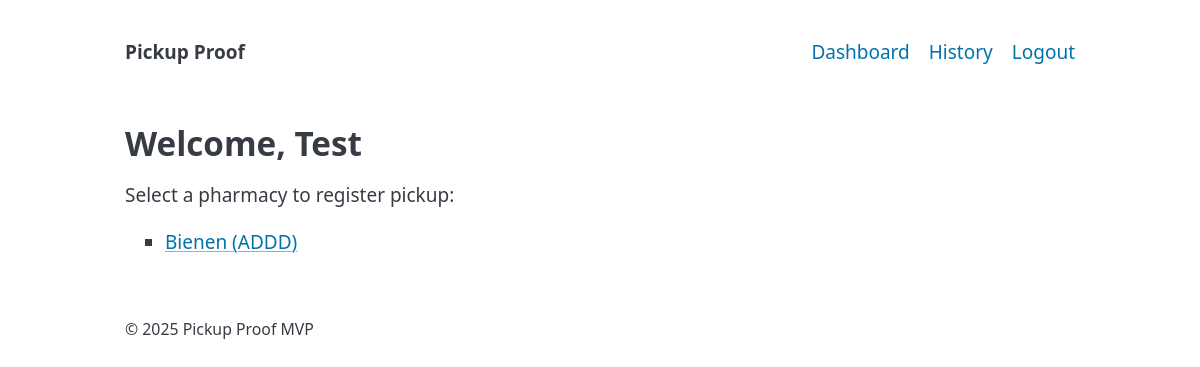
The app's page / (signed in) with its own data.
### app.py (models this page shows)
class User(SQLModel, table=True):
    id: Optional[int] = Field(default=None, primary_key=True)
    email: str = Field(unique=True, index=True)
    password_hash: str
    full_name: Optional[str] = None
    role: UserRole = Field(default=UserRole.driver, index=True)
    is_active: bool = Field(default=True, index=True)
    pharmacies: List["Pharmacy"] = Relationship(
        back_populates="users", link_model=UserPharmacyLink
    )

class Pharmacy(SQLModel, table=True):
    id: Optional[int] = Field(default=None, primary_key=True)
    name: str
    region_id: Optional[int] = Field(default=None, foreign_key="region.id", index=True)
    address: Optional[str] = None
    users: List[User] = Relationship(
        back_populates="pharmacies", link_model=UserPharmacyLink
    )

### app.py (the view)
@app.get("/", response_class=HTMLResponse)
async def index(request: Request, user: User = Depends(get_current_user)):
    user = require_user(user)
    with Session(engine) as s:
        q = (
            select(Pharmacy)
            .join(UserPharmacyLink, UserPharmacyLink.pharmacy_id == Pharmacy.id)
            .where(UserPharmacyLink.user_id == user.id)
            .order_by(Pharmacy.name)
        )
        pharmacies = s.exec(q).all()
    return templates.TemplateResponse(
        "dashboard.html", {"request": request, "user": user, "pharmacies": pharmacies}
    )

### templates/dashboard.html
{% extends "base.html" %}
{% block content %}
<h2>Welcome, {{ user.full_name or user.email }}</h2>
{% if pharmacies %}
  <p>Select a pharmacy to register pickup:</p>
  <ul>
    {% for ph in pharmacies %}
      <li><a href="/pickup/{{ ph.id }}">{{ ph.name }} ({{ ph.address or "no address" }})</a></li>
    {% endfor %}
  </ul>
{% else %}
  <p>No pharmacies assigned to you.</p>
{% endif %}
{% endblock %}

### records on screen
User: full_name "Test"
Pharmacy: name "Bienen", address "ADDD"

### other values on screen
{{ year or 2025 }} "2025"
